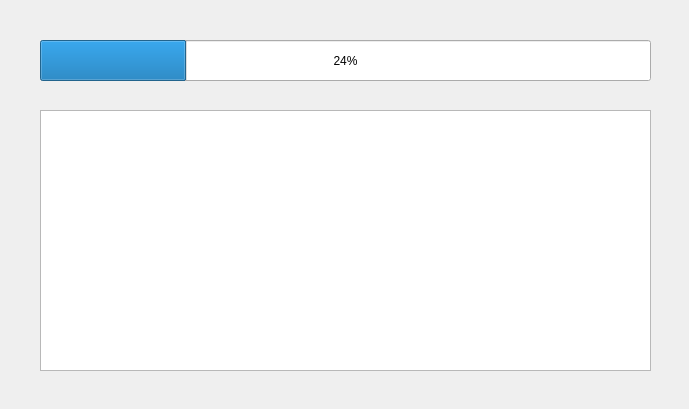
<?xml version="1.0" encoding="UTF-8"?>
<ui version="4.0">
 <class>HttpWindow</class>
 <widget class="QMainWindow" name="HttpWindow">
  <property name="geometry">
   <rect>
    <x>0</x>
    <y>0</y>
    <width>689</width>
    <height>409</height>
   </rect>
  </property>
  <property name="windowTitle">
   <string>HttpWindow</string>
  </property>
  <widget class="QWidget" name="centralWidget">
   <widget class="QProgressBar" name="progressBar">
    <property name="geometry">
     <rect>
      <x>40</x>
      <y>40</y>
      <width>611</width>
      <height>41</height>
     </rect>
    </property>
    <property name="value">
     <number>24</number>
    </property>
   </widget>
   <widget class="QTextBrowser" name="textBrowser">
    <property name="geometry">
     <rect>
      <x>40</x>
      <y>110</y>
      <width>611</width>
      <height>261</height>
     </rect>
    </property>
   </widget>
  </widget>
 </widget>
 <layoutdefault spacing="6" margin="11"/>
 <resources/>
 <connections/>
</ui>
